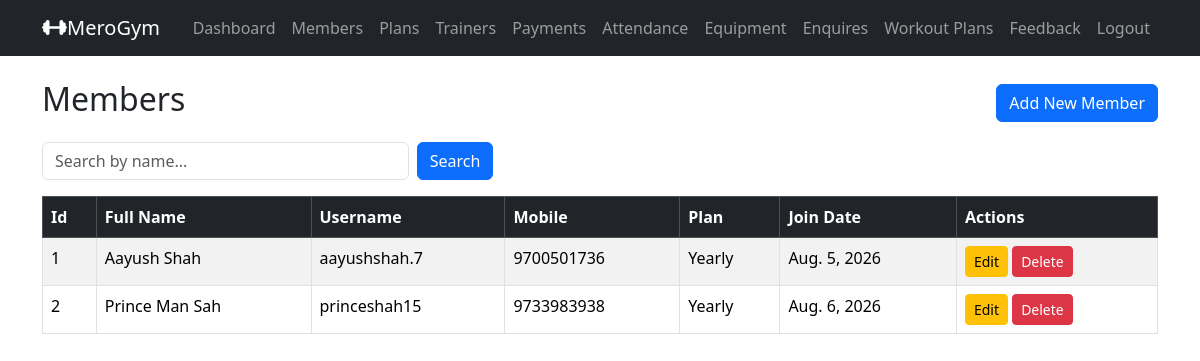
Page /admin_members/ (signed in) on the earlier database version.
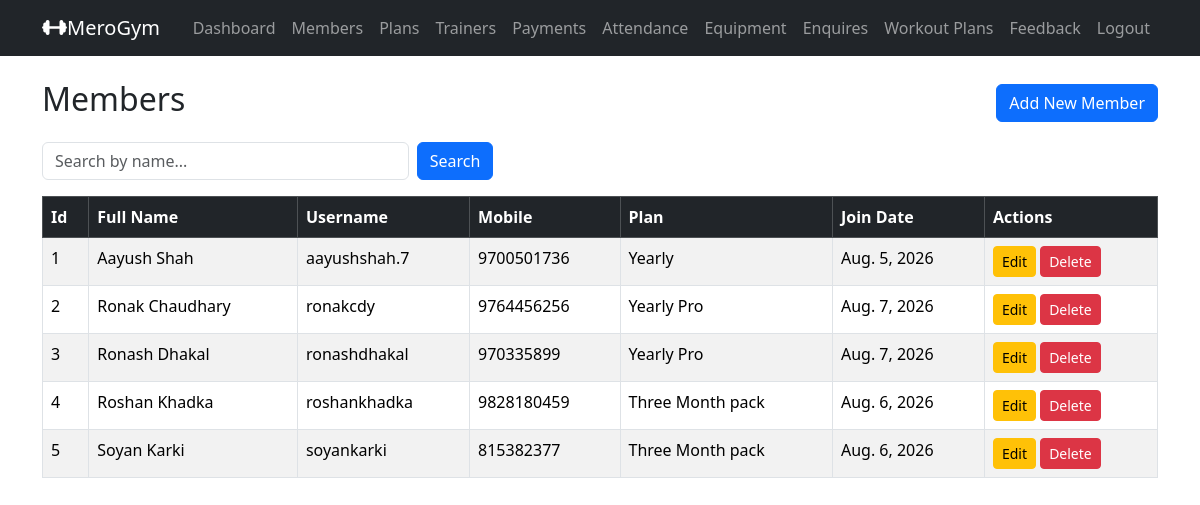
Same page on the later database version.
### GymApp/models.py (models this page shows, shortened)
class MemberProfile(models.Model):
    GENDER_CHOICES = (
        ('MALE', 'Male'),
        ('FEMALE', 'Female'),
        ('OTHER', 'Other'),
    )
    user = models.OneToOneField(settings.AUTH_USER_MODEL, on_delete=models.CASCADE, related_name='member_profile')
    full_name = models.CharField(max_length=100)
    mobile = models.CharField(max_length=15)
    age = models.PositiveIntegerField(null=True, blank=True)
    gender = models.CharField(max_length=10, choices=GENDER_CHOICES, null=True, blank=True)
    address = models.TextField(blank=True)
    join_date = models.DateField(default=timezone.now)
    plan = models.ForeignKey(MembershipPlan,
                             on_delete=models.SET_NULL, # If plan is deleted, set to null
                             null=True, blank=True,
                             related_name='members'
                             )
    trainer = models.ForeignKey(
        Trainer,
        on_delete=models.SET_NULL,  # If trainer is deleted, set to null
        null=True, blank=True,
        related_name='members' # access members via trainer.members
    )
    membership_start = models.DateField(null=True, blank=True)
    membership_end = models.DateField(null=True, blank=True)

class User(AbstractUser):
    ROLE_CHOICES = [
        ('ADMIN', 'Admin'),
        ('MEMBER', 'Member'),
    ]
    role = models.CharField(max_length=20, choices=ROLE_CHOICES, default='MEMBER')

class MembershipPlan(models.Model):
    name = models.CharField(max_length=100)
    duration_months = models.PositiveIntegerField()
    fee = models.PositiveIntegerField()
    description = models.TextField(blank=True)

### GymApp/views.py (the view)
    def wrapper(request, *args, **kwargs):
        if not request.user.is_authenticated or getattr(request.user, 'role', None) != 'ADMIN':
            messages.error(request, 'You must be logged in as an admin to access this page.')
            return redirect('admin_login')  # Redirect to the admin login page
        return view_func(request, *args, **kwargs)

### GymApp/views.py (called while the page is built)
def admin_required(view_func):
    def wrapper(request, *args, **kwargs):
        if not request.user.is_authenticated or getattr(request.user, 'role', None) != 'ADMIN':
            messages.error(request, 'You must be logged in as an admin to access this page.')
            return redirect('admin_login')  # Redirect to the admin login page
        return view_func(request, *args, **kwargs)
    return wrapper

@admin_required
def admin_members_list(request):
    search = request.GET.get('search', '')
    members = MemberProfile.objects.all().select_related('user', 'plan')
    if search:
        members = members.filter(full_name__icontains=search)
    return render(request, 'admin_members_list.html', {'members': members, 'search' : search})

### GymApp/templates/admin_members_list.html (shortened to what this page needs)
{% extends 'base.html' %}
{% block content %}
<div class="d-flex justify-content-between align-items-center mb-3">
    <h2>Members</h2>
    <a href="{% url 'admin_member_add' %}" class="btn btn-primary">Add New Member</a>
</div>
<form method="get" class="row g-2 mb-3">
    <div class="col-md-4">
        <input type="text" class="form-control" name="search" placeholder="Search by name..." value="{{ search }}">
    </div>
    <div class="col-md-2">
        <button type="submit" class="btn btn-primary">Search</button>
    </div>
</form>
<table class="table table-bordered table-striped">
    <thead class="table-dark">
        <tr>
            <th>Id</th>
            <th>Full Name</th>
            <th>Username</th>
            <th>Mobile</th>
            <th>Plan</th>
            <th>Join Date</th>
            <th>Actions</th>
        </tr>
    </thead>
    <tbody>
        {% for member in members %}
        <tr>
            <td>{{ forloop.counter }}</td>
            <td>{{ member.full_name }}</td>
            <td>{{ member.user.username }}</td>
            <td>{{ member.mobile }}</td>
            <td>{{ member.plan.name|default:"No Plan Assigned" }}</td>
            <td>{{ member.join_date }}</td>
            <td>
                <a href="{% url 'admin_member_edit' member.id %}" class="btn btn-sm btn-warning">Edit</a>
                <form method="post" action="{% url 'admin_member_delete' member.id %}" style="display:inline;">
                    <button type="submit" class="btn btn-sm btn-danger" onclick="return confirm('Are you sure you want to delete this member?');">Delete</button>
                </form>
            </td>
        </tr>
        {% empty %}
        <tr>
            <td colspan="6" class="text-center">No Members Available..</td>
        </tr>
        {% endfor %}
</table>
{% endblock %}

### GymApp/templates/base.html (shortened to what this page needs)
<!DOCTYPE html>
<html lang="en">
<head>
    <link href="https://cdn.jsdelivr.net/npm/bootstrap@5.3.8/dist/css/bootstrap.min.css" rel="stylesheet">
    <link rel="stylesheet" href="https://cdnjs.cloudflare.com/ajax/libs/font-awesome/7.3.0/css/all.min.css" />
</head>
<body>
    <nav class="navbar navbar-expand-lg navbar-dark bg-dark">
  <div class="container">
    <a class="navbar-brand" href="#">
        <i class="fas fa-dumbbell" ></i>MeroGym</a>
    <div class="collapse navbar-collapse" id="navbarSupportedContent">
      <ul class="navbar-nav ms-auto">
        {% if user.is_authenticated %}
         {% if user.role == 'ADMIN'%}
          <li class="nav-item">
            <a class="nav-link" href="{% url 'home' %}">Dashboard</a>
          </li>
          <li class="nav-item">
            <a class="nav-link" href="{% url 'admin_members_list' %}">Members</a>
          </li>
          <li class="nav-item">
            <a class="nav-link" href="{% url 'admin_plans_list' %}">Plans</a>
          </li>
          <li class="nav-item">
            <a class="nav-link" href="{% url 'admin_trainers_list' %}">Trainers</a>
          </li>
          <li class="nav-item">
            <a class="nav-link" href="{% url 'home' %}">Payments</a>
          </li>
          <li class="nav-item">
            <a class="nav-link" href="{% url 'admin_attendance_list' %}">Attendance</a>
          </li>
          <li class="nav-item">
            <a class="nav-link" href="{% url 'home' %}">Equipment</a>
          </li>
          <li class="nav-item">
            <a class="nav-link" href="{% url 'home' %}">Enquires</a>
          </li>
          <li class="nav-item">
            <a class="nav-link" href="{% url 'home' %}">Workout Plans</a>
          </li>
          <li class="nav-item">
            <a class="nav-link" href="{% url 'home' %}">Feedback</a>
          </li>
         {% endif %}
          <li class="nav-item">
            <a class="nav-link" href="{% url 'logout' %}">Logout</a>
          </li>
        {% endif %}
      </ul>
    </div>
  </div>
</nav>
<div class="container mt-4">
{% block content %}
{% endblock %}
</div>
</body>
</html>

Differences in the rows shown:
removed MemberProfile: full_name "Prince Man Sah", user.username "princeshah15", mobile "9733983938", plan.name "Yearly", join_date "Aug. 6, 2026"
added MemberProfile: full_name "Ronak Chaudhary", user.username "ronakcdy", mobile "9764456256", plan.name "Yearly Pro", join_date "Aug. 7, 2026"
added MemberProfile: full_name "Ronash Dhakal", user.username "ronashdhakal", mobile "970335899", plan.name "Yearly Pro", join_date "Aug. 7, 2026"
added MemberProfile: full_name "Roshan Khadka", user.username "roshankhadka", mobile "9828180459", plan.name "Three Month pack", join_date "Aug. 6, 2026"
added MemberProfile: full_name "Soyan Karki", user.username "soyankarki", mobile "815382377", plan.name "Three Month pack", join_date "Aug. 6, 2026"
